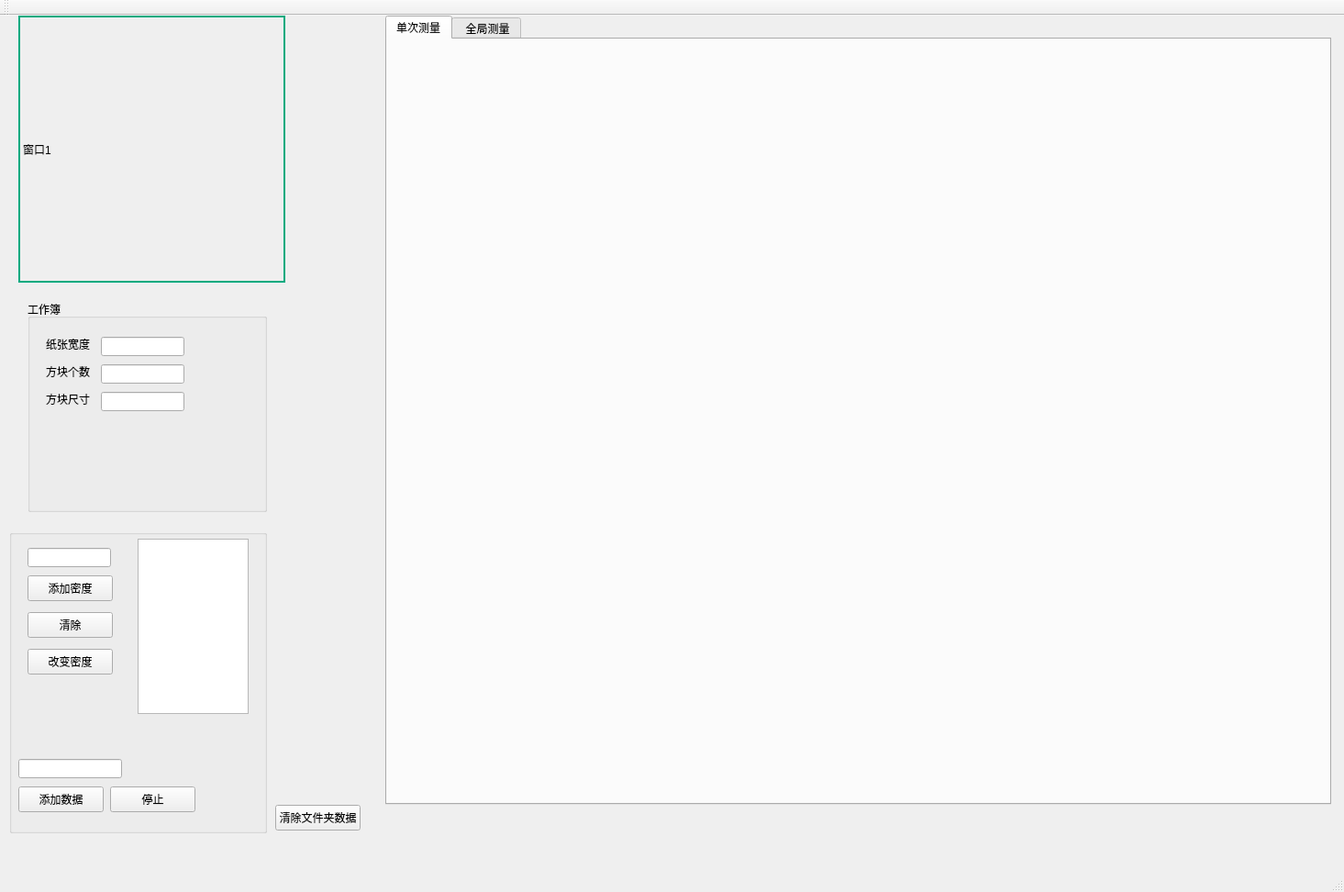
<?xml version="1.0" encoding="UTF-8"?>
<ui version="4.0">
 <class>MainWindow</class>
 <widget class="QMainWindow" name="MainWindow">
  <property name="geometry">
   <rect>
    <x>0</x>
    <y>0</y>
    <width>1465</width>
    <height>972</height>
   </rect>
  </property>
  <property name="windowTitle">
   <string>MainWindow</string>
  </property>
  <widget class="QWidget" name="centralWidget">
   <widget class="QGroupBox" name="groupBox_2">
    <property name="geometry">
     <rect>
      <x>30</x>
      <y>310</y>
      <width>261</width>
      <height>231</height>
     </rect>
    </property>
    <property name="title">
     <string>工作簿</string>
    </property>
    <widget class="QLabel" name="label">
     <property name="geometry">
      <rect>
       <x>20</x>
       <y>40</y>
       <width>72</width>
       <height>15</height>
      </rect>
     </property>
     <property name="text">
      <string>纸张宽度</string>
     </property>
    </widget>
    <widget class="QLabel" name="label_2">
     <property name="geometry">
      <rect>
       <x>20</x>
       <y>100</y>
       <width>72</width>
       <height>15</height>
      </rect>
     </property>
     <property name="text">
      <string>方块尺寸</string>
     </property>
    </widget>
    <widget class="QLabel" name="label_3">
     <property name="geometry">
      <rect>
       <x>20</x>
       <y>70</y>
       <width>72</width>
       <height>15</height>
      </rect>
     </property>
     <property name="text">
      <string>方块个数</string>
     </property>
    </widget>
    <widget class="QLineEdit" name="lineEdit_2">
     <property name="geometry">
      <rect>
       <x>80</x>
       <y>40</y>
       <width>91</width>
       <height>21</height>
      </rect>
     </property>
    </widget>
    <widget class="QLineEdit" name="lineEdit_3">
     <property name="geometry">
      <rect>
       <x>80</x>
       <y>70</y>
       <width>91</width>
       <height>21</height>
      </rect>
     </property>
    </widget>
    <widget class="QLineEdit" name="lineEdit_4">
     <property name="geometry">
      <rect>
       <x>80</x>
       <y>100</y>
       <width>91</width>
       <height>21</height>
      </rect>
     </property>
    </widget>
   </widget>
   <widget class="QLabel" name="label_showImg">
    <property name="geometry">
     <rect>
      <x>20</x>
      <y>0</y>
      <width>291</width>
      <height>291</height>
     </rect>
    </property>
    <property name="styleSheet">
     <string notr="true">border-width: 2px;
border-style: solid;
border-color: rgb(0,170,127);</string>
    </property>
    <property name="text">
     <string>窗口1</string>
    </property>
   </widget>
   <widget class="QGroupBox" name="groupBox_3">
    <property name="geometry">
     <rect>
      <x>10</x>
      <y>560</y>
      <width>281</width>
      <height>331</height>
     </rect>
    </property>
    <property name="title">
     <string/>
    </property>
    <widget class="QLineEdit" name="lineEdit">
     <property name="geometry">
      <rect>
       <x>20</x>
       <y>20</y>
       <width>91</width>
       <height>21</height>
      </rect>
     </property>
    </widget>
    <widget class="QPushButton" name="btn_addMeshDensity">
     <property name="geometry">
      <rect>
       <x>20</x>
       <y>50</y>
       <width>93</width>
       <height>28</height>
      </rect>
     </property>
     <property name="text">
      <string>添加密度</string>
     </property>
    </widget>
    <widget class="QPushButton" name="btn_clearText">
     <property name="geometry">
      <rect>
       <x>20</x>
       <y>90</y>
       <width>93</width>
       <height>28</height>
      </rect>
     </property>
     <property name="text">
      <string>清除</string>
     </property>
    </widget>
    <widget class="QTextEdit" name="textEdit">
     <property name="geometry">
      <rect>
       <x>140</x>
       <y>10</y>
       <width>121</width>
       <height>191</height>
      </rect>
     </property>
    </widget>
    <widget class="QPushButton" name="btn_changeMeshDensity">
     <property name="geometry">
      <rect>
       <x>20</x>
       <y>130</y>
       <width>93</width>
       <height>28</height>
      </rect>
     </property>
     <property name="text">
      <string>改变密度</string>
     </property>
    </widget>
    <widget class="QLineEdit" name="lineEditGetData">
     <property name="geometry">
      <rect>
       <x>10</x>
       <y>250</y>
       <width>113</width>
       <height>21</height>
      </rect>
     </property>
    </widget>
    <widget class="QPushButton" name="pushButton">
     <property name="geometry">
      <rect>
       <x>10</x>
       <y>280</y>
       <width>93</width>
       <height>28</height>
      </rect>
     </property>
     <property name="text">
      <string>添加数据</string>
     </property>
    </widget>
    <widget class="QPushButton" name="pushButton_2">
     <property name="geometry">
      <rect>
       <x>110</x>
       <y>280</y>
       <width>93</width>
       <height>28</height>
      </rect>
     </property>
     <property name="text">
      <string>停止</string>
     </property>
    </widget>
   </widget>
   <widget class="QTabWidget" name="tabWidget">
    <property name="geometry">
     <rect>
      <x>420</x>
      <y>0</y>
      <width>1031</width>
      <height>860</height>
     </rect>
    </property>
    <property name="currentIndex">
     <number>0</number>
    </property>
    <widget class="QWidget" name="widget">
     <attribute name="title">
      <string>单次测量</string>
     </attribute>
     <widget class="QWidget" name="verticalLayoutWidget_2">
      <property name="geometry">
       <rect>
        <x>0</x>
        <y>0</y>
        <width>1021</width>
        <height>831</height>
       </rect>
      </property>
      <layout class="QVBoxLayout" name="verticalLayout_2"/>
     </widget>
    </widget>
    <widget class="QWidget" name="tab_2">
     <attribute name="title">
      <string> 全局测量</string>
     </attribute>
     <widget class="QWidget" name="verticalLayoutWidget">
      <property name="geometry">
       <rect>
        <x>0</x>
        <y>0</y>
        <width>1021</width>
        <height>831</height>
       </rect>
      </property>
      <layout class="QVBoxLayout" name="verticalLayout_1"/>
     </widget>
    </widget>
   </widget>
   <widget class="QPushButton" name="btn_deleteFile">
    <property name="geometry">
     <rect>
      <x>300</x>
      <y>860</y>
      <width>93</width>
      <height>28</height>
     </rect>
    </property>
    <property name="text">
     <string>清除文件夹数据</string>
    </property>
   </widget>
  </widget>
  <widget class="QMenuBar" name="menuBar">
   <property name="geometry">
    <rect>
     <x>0</x>
     <y>0</y>
     <width>1465</width>
     <height>23</height>
    </rect>
   </property>
  </widget>
  <widget class="QToolBar" name="mainToolBar">
   <attribute name="toolBarArea">
    <enum>TopToolBarArea</enum>
   </attribute>
   <attribute name="toolBarBreak">
    <bool>false</bool>
   </attribute>
  </widget>
  <widget class="QStatusBar" name="statusBar"/>
 </widget>
 <layoutdefault spacing="6" margin="11"/>
 <resources/>
 <connections/>
</ui>
